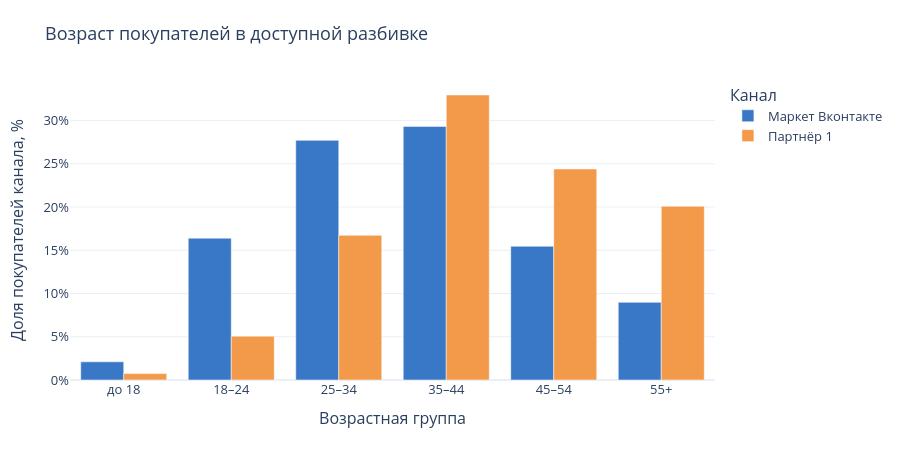

The notebook cell saved with this chart:
### Markdown cell above
### Интерактивно: возрастная структура покупателей
Доли рассчитаны отдельно внутри доступной возрастной разбивки каждого канала, а не среди всех покупателей в итоговой таблице.

### Code cell
age_order = ['до 18', '18–24', '25–34', '35–44', '45–54', '55+']
# Сохраняем все исходные группы, даже если их обозначения изменятся.
age_order = [x for x in age_order if x in age.index] + [x for x in age.index if x not in age_order]
fig = go.Figure()
for channel, color in [(mv, '#3978C6'), (p1, '#F2994A')]:
    fig.add_bar(name=channel, x=age_order, y=age.loc[age_order, f'Доля, %: {channel}'],
                customdata=age.loc[age_order, f'Покупатели: {channel}'], marker_color=color,
                hovertemplate='%{x}<br>%{fullData.name}: %{y:.2f}%<br>Покупатели: %{customdata:,.0f}<extra></extra>')
fig.update_layout(barmode='group')
fig.update_yaxes(rangemode='tozero', ticksuffix='%')
show_plotly(fig, 'Возраст покупателей в доступной разбивке', 'Возрастная группа', 'Доля покупателей канала, %', 470)

### Figure 1 — Plotly figure (JSON) as saved in the notebook; plotly's stock layout.template omitted (floating-point values rounded to 4 significant figures)
{"data": [{"customdata": [6213, 48505, 81966, 86738, 45738, 26556], "hovertemplate": "%{x}<br>%{fullData.name}: %{y:.2f}%<br>Покупатели: %{customdata:,.0f}<extra></extra>", "marker": {"color": "#3978C6"}, "name": "Маркет Вконтакте", "type": "bar", "x": ["до 18", "18–24", "25–34", "35–44", "45–54", "55+"], "y": [2.101, 16.4, 27.72, 29.33, 15.47, 8.98]}, {"customdata": [21507, 146948, 484659, 955035, 707052, 582274], "hovertemplate": "%{x}<br>%{fullData.name}: %{y:.2f}%<br>Покупатели: %{customdata:,.0f}<extra></extra>", "marker": {"color": "#F2994A"}, "name": "Партнёр 1", "type": "bar", "x": ["до 18", "18–24", "25–34", "35–44", "45–54", "55+"], "y": [0.7423, 5.072, 16.73, 32.96, 24.4, 20.1]}], "layout": {"barmode": "group", "font": {"size": 13}, "height": 470, "hoverlabel": {"namelength": -1}, "legend": {"title": {"text": "Канал"}}, "margin": {"b": 90, "l": 70, "r": 30, "t": 80}, "title": {"text": "Возраст покупателей в доступной разбивке"}, "xaxis": {"title": {"text": "Возрастная группа"}}, "yaxis": {"rangemode": "tozero", "ticksuffix": "%", "title": {"text": "Доля покупателей канала, %"}}}}
